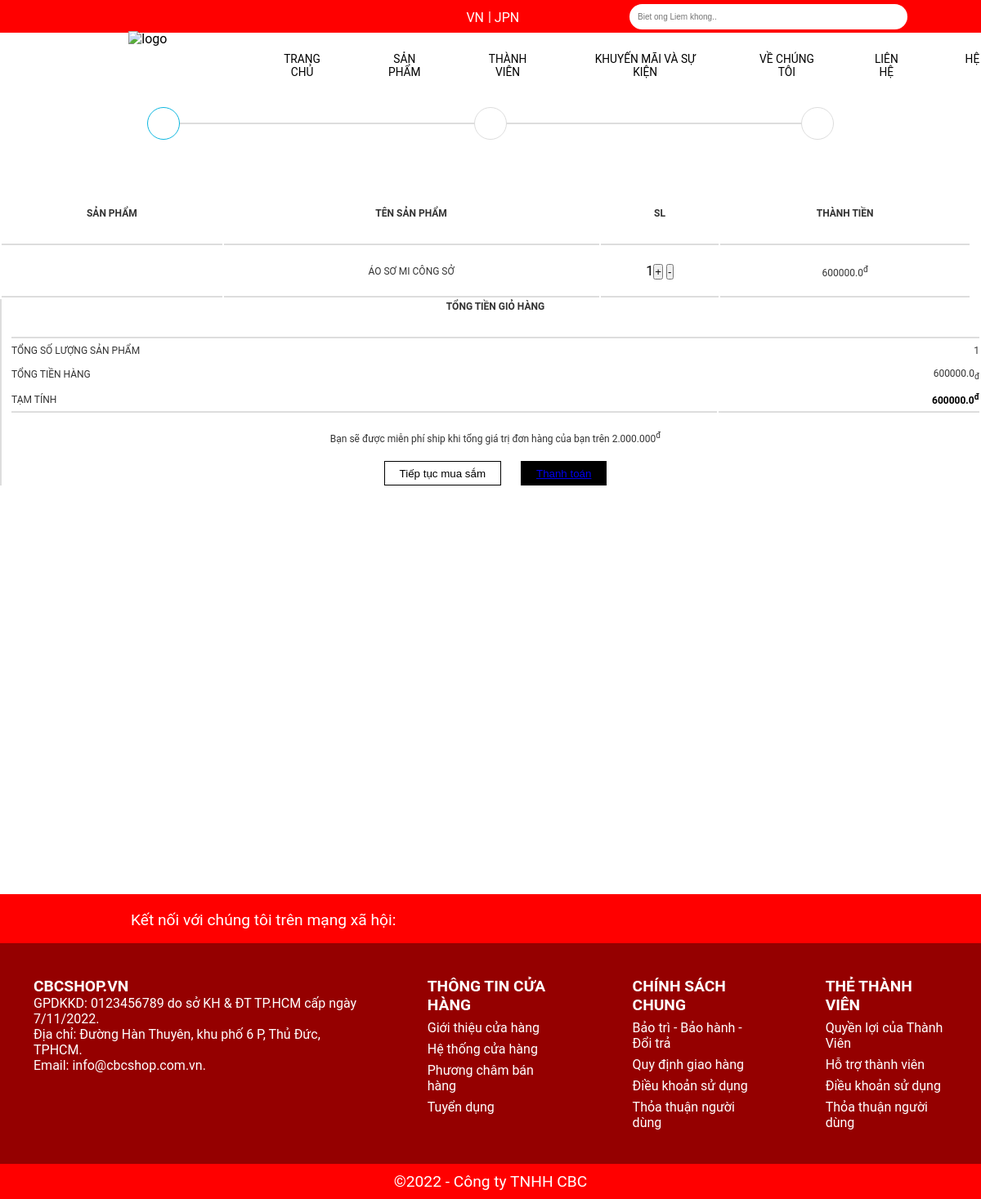
The app's page /cart/ (signed in), older data.
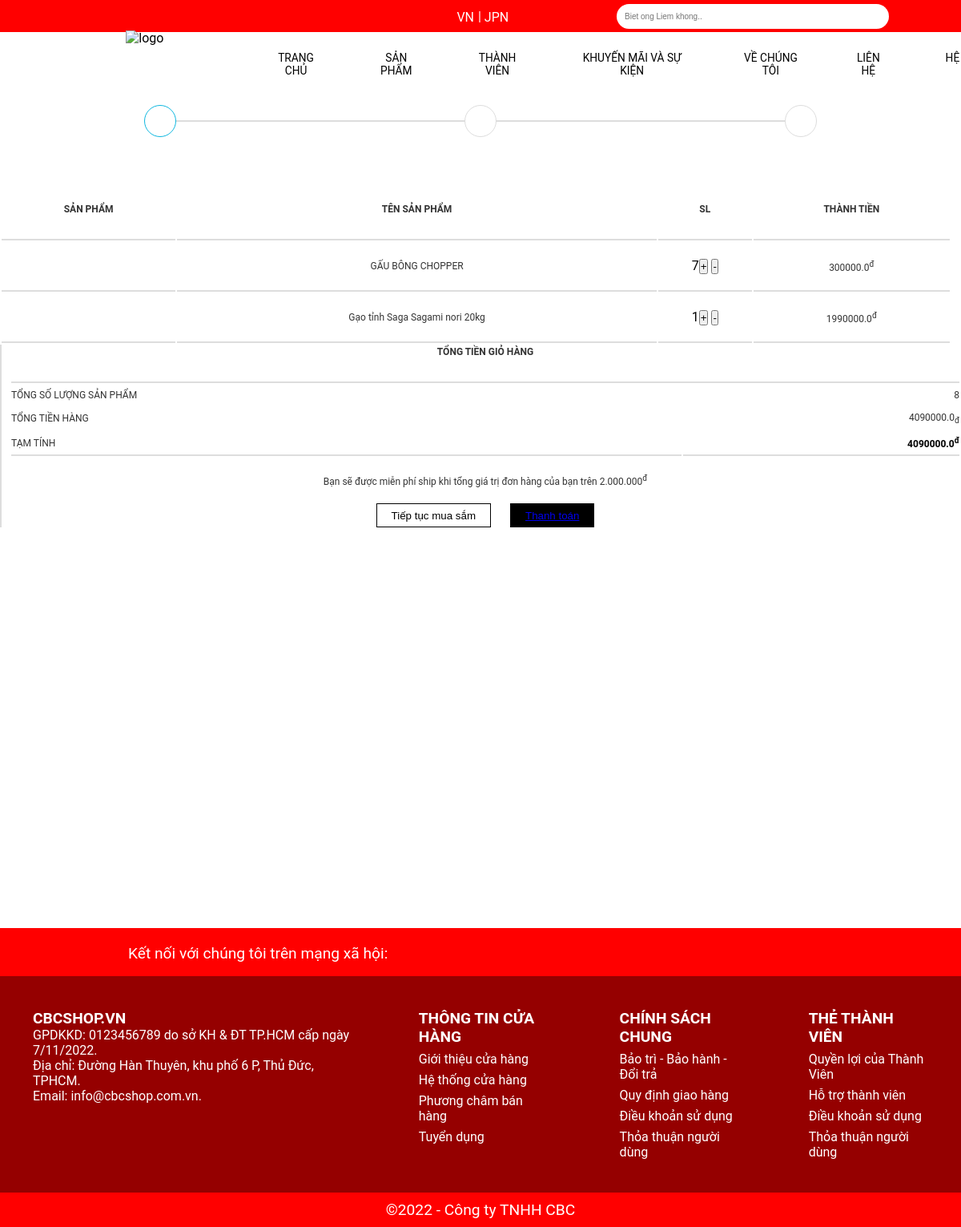
The same page, newer data.
### my_app/models.py (models this page shows, shortened)
class OrderItem(models.Model):
    product = models.ForeignKey(Product, on_delete=models.SET_NULL,blank=True,null=True)
    order = models.ForeignKey(Order, on_delete=models.SET_NULL, blank=True, null=True)
    quantity = models.IntegerField(default=0,null=True,blank=True)
    date_added = models.DateTimeField(auto_now_add=True)
    @property
    def get_total(self):
        total = self.product.price * self.quantity
        return total

class Product(models.Model):
    ID = models.IntegerField(primary_key=True)
    category = models.ManyToManyField(Category,related_name="product")
    name = models.CharField(max_length=200, null=True)
    price = models.FloatField()
    categy = models.CharField(max_length=200,null=True)
    sell = models.IntegerField()
    image = models.ImageField(null=True,blank=True)
    sale = models.IntegerField(null=True)
    @property
    def ImageURL(self):
        try:
            url = self.image.url
        except:
            url = ''
        return url

class Order(models.Model):
    customer = models.ForeignKey(User, on_delete=models.SET_NULL,blank=True,null=True)
    date_order = models.DateTimeField(auto_now_add=True)
    complete = models.BooleanField(default = False,null=True,blank=False)
    transaction_id = models.CharField(max_length=200,null=True)
    @property
    def get_cart_item(self):
        orderitems = self.orderitem_set.all()
        total = sum([item.quantity for item in orderitems])
        return total
    @property
    def get_cart_total(self):
        orderitems = self.orderitem_set.all()
        total = sum([item.get_total for item in orderitems])
        return total

### my_app/views.py (the view, shortened to what this page needs)
# urls.py: path('cart/',views.cart, name='cart'),
def cart(request):
    if request.user.is_authenticated:
        customer = request.user
        order, created = Order.objects.get_or_create(customer = customer,complete = False)
        items = order.orderitem_set.all()
        cartItems = order.get_cart_item
        user_login = "hidden"
        user_logout = "show"
        if request.user.is_staff:
            user_staff = "show"
        else:
            user_staff = "hidden"
    categories = Category.objects.filter(is_sub=False)
    context={'items':items, 'order':order, 'user_login':user_login, 'user_logout':user_logout,"cartItems":cartItems,'user_staff':user_staff,'categories':categories}
    return render(request, 'html/cart.html', context)

### my_app/templates/html/cart.html
{% extends 'html/base.html' %}
{% load static %}
{% block cart_content %}
<head>
    <link rel="stylesheet" href="{% static 'assets/cart.css' %}">
</head>
<section class="cart">
    <div class="container">
        <div class="cart-top-wrap">
            <div class="cart-top">
                <div class="cart-top-cart cart-top-item">
                    <i class="fas fa-shopping-cart"></i>
                </div>
                <div class="cart-top-adress cart-top-item">
                    <i class="fas fa-map-marker-alt"></i>
                </div>
                <div class="cart-top-payment cart-top-item">
                    <i class="fas fa-money-check-alt"></i>
                </div>
            </div>
        </div>
        <div class="container">
            <div class="cart-content row">
                <div class="cart-content-left">
                    <table>
                        <tr>
                            <th>Sản phẩm</th>
                            <th>Tên sản phẩm</th>
                            <th>SL</th>
                            <th>Thành tiền</th>
                        </tr>
                        {% for item in items %}
                        <tr>
                            <td><img src="{{item.product.ImageURL}}" alt=""></td>
                            <td><p>{{item.product.name}}</p></td>
                            <td>{{item.quantity}}<button data-product="{{item.product.ID}}" data-action="add" class="update-cart">+</button>
                                <button data-product="{{item.product.ID}}" data-action="remove" class="update-cart">-</button></td>
                            <td><p>{{item.product.price}}<sup>đ</sup></p></td>
                        </tr>
                        {% endfor %}
                    </table>
                </div>
                <div class="cart-content-right">
                    <table>
                        <tr>
                            <th colspan="2">TỔNG TIỀN GIỎ HÀNG</th>
                        </tr>
                        <tr>
                            <td>TỔNG SỐ LƯỢNG SẢN PHẨM</td>
                            <td>{{order.get_cart_item}}</td>
                        </tr>
                        <tr>
                            <td>TỔNG TIỀN HÀNG</td>
                            <td><p>{{order.get_cart_total}}<sub>đ</sub></p></td>
                        </tr>
                        <tr>
                            <td>TẠM TÍNH</td>
                            <td><p style="color: black; font-weight: bold;">{{order.get_cart_total}}<sup>đ</sup></p></td>
                        </tr>
                    </table>
                    <div class="cart-content-right-text">
                        <p>Bạn sẽ được miễn phí ship khi tổng giá trị đơn hàng của bạn trên 2.000.000<sup>đ</sup></p>
                    </div>
                    <div class="cart-content-right-button">
                        <button>Tiếp tục mua sắm</button>
                        <button><a href="{% url 'delivery' %}">Thanh toán</a></button>
                    </div>
                </div>
            </div>
        </div>
    </div>
</section>
{% endblock cart_content %}

### my_app/templates/html/base.html (shortened to what this page needs)
{% load static %}
<!DOCTYPE html>
<html lang="vi">
<head>
   <link rel="stylesheet" href="{% static 'assets/style.css' %}">
   <link rel="stylesheet" href="{% static 'assets/fontawesome-free-6.2.0-web/css/all.min.css' %}">
</head>
<body>
   <header id="header">
      <form class="search" method = POST action = "{% url 'search' %}">
         <input class="input" type="text" placeholder="Biet ong Liem khong.." name="searched">
         <button type="submit"><i class="fa fa-search"></i></button>
      </form>
      <div class="left">
         <p class="delivery"><i class="fa-solid fa-truck-fast"></i><i>&nbsp;</i></p>
      </div>
      <div class="lang1">
         <p>VN</p>
      </div>
      <div class="left vertical">
         <P>|<i>&nbsp;</i></P>
      </div>
      <div class="lang2">
         <p>JPN</p>
      </div>
      <div class="right">
         <p class="login" style = "visibility: {{user_logout}} ">
             <span >
            </span>
         </p>
         <p class="shopping"><a style="text-decoration: none" href="{% url 'cart' %}"><i class="fa-solid fa-bag-shopping"></i></a> {{cartItems}}</p>
      </div>
      <div id="nav">
         <nav class="topnav">
            <a style="text-decoration: none" href="{% url 'home' %}">TRANG CHỦ</a>
            <div class="dropdownmenu"><a style="text-decoration: none" href="{% url 'product' %}">SẢN PHẨM</a>
            </div>
            <div class="dropdownmenu"><a style="text-decoration: none" href="{% url 'memberkhuyenmai' %}">THÀNH VIÊN</a>
            </div>
            <div class="dropdownmenu"><a style="text-decoration: none" href="{% url 'event' %}">KHUYẾN MÃI VÀ SỰ KIỆN</a>
            </div>
            <div class="dropdownmenu"><a style="text-decoration: none" href="{% url 'introduce' %}">VỀ CHÚNG TÔI</a>
            </div>
            <div class="dropdownmenu">
               <a style="text-decoration: none" href="{% url 'contactus' %}" >LIÊN HỆ</a>
            </div>
            <div class="dropdownmenu">
               <a style="text-decoration: none" href="{% url 'location' %}" >HỆ THỐNG CỬA HÀNG</a>
            </div>
         </nav>
         <img id="logo" src="{% static 'images/logo/logodqb-02.png' %}" alt="logo" width="70px">
      </div>
   </header>
   {% block cart_content %}
   {% endblock cart_content %}
   <footer id="footer">
      <div class="footer-follow-us">
         <p class="footer-follow-us-content">Kết nối với chúng tôi trên mạng xã hội:</p>
         <div class="footer-follow-us-logo">
            <a style="text-decoration: none" href=""><i class="fa-brands fa-facebook">&nbsp;</i></a>
            <a style="text-decoration: none" href=""><i class="fa-brands fa-instagram">&nbsp;</i></a>
            <a style="text-decoration: none" href=""><i class="fa-brands fa-square-twitter">&nbsp;</i></a>
            <a style="text-decoration: none" href=""><i class="fa-brands fa-linkedin">&nbsp;</i></a>
            <a style="text-decoration: none" href=""><i class="fa-brands fa-google">&nbsp;</i></a>
         </div>
      </div>
      <div class="footer-content">
         <div class="footer-content-all">
            <p>CBCSHOP.VN</p>
            <p>GPDKKD: 0123456789 do sở KH & ĐT TP.HCM cấp ngày 7/11/2022.</p>
            <p>Địa chỉ: Đường Hàn Thuyên, khu phố 6 P, Thủ Đức, TPHCM.</p>
            <p>Email: info@cbcshop.com.vn.</p>
         </div>
         <div class="footer-content-all">
            <p>THÔNG TIN CỬA HÀNG</p>
            <p>
            <ul>
               <li><a style="text-decoration: none" href="">Giới thiệu cửa hàng</a></li>
               <li><a style="text-decoration: none" href="">Hệ thống cửa hàng</a></li>
               <li><a style="text-decoration: none" href="">Phương châm bán hàng</a></li>
               <li><a style="text-decoration: none" href="">Tuyển dụng</a></li>
            </ul>
            </p>
         </div>
         <div class="footer-content-all">
            <p>CHÍNH SÁCH CHUNG</p>
            <p>
            <ul>
               <li><a style="text-decoration: none" href="">Bảo trì - Bảo hành - Đổi trả</a></li>
               <li><a style="text-decoration: none" href="">Quy định giao hàng</a></li>
               <li><a style="text-decoration: none" href="">Điều khoản sử dụng</a></li>
               <li><a style="text-decoration: none" href="">Thỏa thuận người dùng</a></li>
            </ul>
            </p>
         </div>
         <div class="footer-content-all">
            <p>THẺ THÀNH VIÊN</p>
            <p>
            <ul>
               <li><a style="text-decoration: none" href="">Quyền lợi của Thành Viên</a></li>
               <li><a style="text-decoration: none" href="">Hỗ trợ thành viên</a></li>
               <li><a style="text-decoration: none" href="">Điều khoản sử dụng</a></li>
               <li><a style="text-decoration: none" href="">Thỏa thuận người dùng</a></li>
            </ul>
            </p>
         </div>
      </div>
      <div class="footer-copyright">
         <p>&copy;2022 - Công ty TNHH CBC</p>
      </div>
   </footer>
</body>
</html>

### my_app/static/assets/style.css (style rules this page uses)
* { margin: 0; padding: 0; box-sizing: border-box; }
body { font-family: roboto; }
#header { background-color: #ff0000; position: fixed; width: 100%; height: 2.5rem; z-index: 1; }
.delivery { margin-top: -0.9375rem; margin-left: 10.125rem; position: relative; top: -0.9375rem; }
.vertical { position: relative; top: -1.9375rem; left: 0.3125rem; }
.login { margin-right: 9.375rem; position: relative; top: -1.625rem; font-size: 1.3125rem; }
.login span { font-size: 0.9375rem; }
.shopping { margin-right: 17.5rem; position: relative; top: -1.75rem; font-size: 1.5625rem; }
#logo { position: absolute; left: 0.4575rem; top: 0.25rem; margin-top: -0.375rem; }
#nav { position: relative; top: -1.3rem; left: 9.375rem; height: 4.125rem; background-color: white; width: 112.5rem; }
.topnav { position: absolute; left: 9.6875rem; margin-top: 1.25rem; top: 0.0625rem; width: 73.75rem; display: flex; }
.topnav a { display: block; color: black; text-align: center; padding: 1.5rem 1.75rem; text-decoration: none; font-size: 0.8575rem; position: relative; top: -1.3125rem; }
.search { margin-left: 48.125rem; margin-top: 0.625rem; position: relative; top: -0.3125rem; }
.search input[type=text] { border-radius: 5.625rem 0rem 0rem 5.625rem; border: none; font-size: 0.625rem; padding: 0.625rem; width: 18.125rem; float: left; outline: none; }
.search button { width: 3.125rem; padding: 0.625rem; font-size: 0.625rem; border-radius: 0rem 5.625rem 5.625rem 0rem; float: left; border: none; background: white; height: 1.96875rem; position: relative; top: -0.03125rem; }
.left p { float: left; color: white; }
.lang1 p { float: left; margin-left: 24.5rem; color: white; position: relative; top: -1.875rem; }
.lang2 p { float: left; margin-left: 0.3125rem; color: white; position: relative; top: -1.875rem; }
.right p { float: right; padding: 0rem 0.625rem; margin-top: -1.6875rem; color: white; }
#footer { background-color: red; color: white; position: relative; top: 25rem; }
.footer-follow-us { height: 60px; font-size: 1.2rem; padding: 20px 160px; }
.footer-follow-us-content { float: left; }
.footer-follow-us-logo { float: right; padding: 0px ; }
.footer-follow-us-logo .fa-brands { color: white; }
.footer-content { display: flex; justify-content: center; background-color: rgb(149, 0, 0); }
.footer-content div { padding: 41px }
.footer-content-all li { padding: 7px 0px 0px 0px; list-style-type: none; }
.footer-content-all a { text-decoration: none; color: white; list-style-type: none; }
.footer-content-all p:first-child { font-size: 1.2rem; font-weight: bold; }
.footer-copyright { display: flex; font-size: 1.2rem; justify-content: center; align-items: center; padding: 10px; }
a { text-decoration: non; }

Row changes from the older to the newer data that the page shows:
removed OrderItem: product.name "ÁO SƠ MI CÔNG SỞ", quantity "1", product.price "600000.0"
added OrderItem: product.name "GẤU BÔNG CHOPPER", quantity "7", product.price "300000.0"
added OrderItem: product.name "Gạo tỉnh Saga Sagami nori 20kg", quantity "1", product.price "1990000.0"
computed for Order: get_cart_item "1" → "8"; get_cart_total "600000.0" → "4090000.0"
